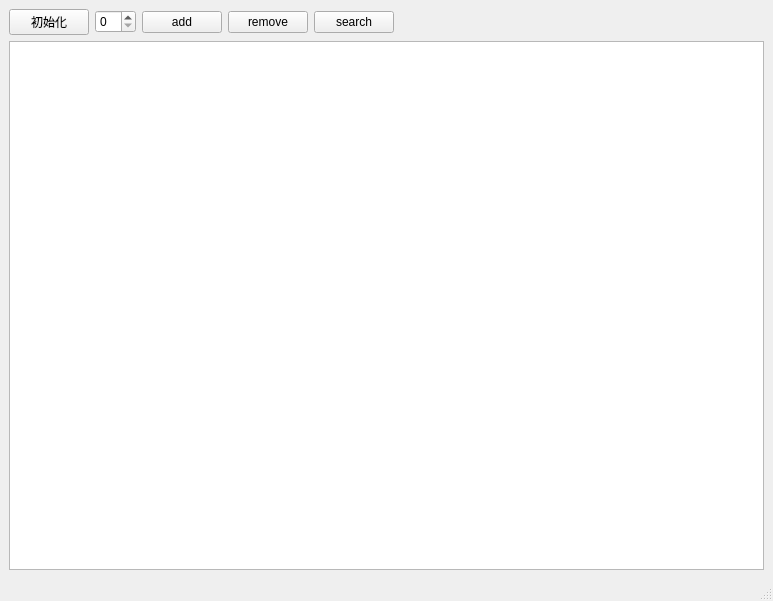
<?xml version="1.0" encoding="UTF-8"?>
<ui version="4.0">
 <class>MainWindow</class>
 <widget class="QMainWindow" name="MainWindow">
  <property name="geometry">
   <rect>
    <x>0</x>
    <y>0</y>
    <width>773</width>
    <height>601</height>
   </rect>
  </property>
  <property name="windowTitle">
   <string>MainWindow</string>
  </property>
  <widget class="QWidget" name="centralwidget">
   <layout class="QGridLayout" name="gridLayout">
    <item row="0" column="0">
     <layout class="QHBoxLayout" name="horizontalLayout">
      <item>
       <widget class="QPushButton" name="initBtn">
        <property name="text">
         <string>初始化</string>
        </property>
       </widget>
      </item>
      <item>
       <widget class="QSpinBox" name="inputKey"/>
      </item>
      <item>
       <widget class="QPushButton" name="addBtn">
        <property name="text">
         <string>add</string>
        </property>
       </widget>
      </item>
      <item>
       <widget class="QPushButton" name="delBtn">
        <property name="text">
         <string>remove</string>
        </property>
       </widget>
      </item>
      <item>
       <widget class="QPushButton" name="searchBtn">
        <property name="text">
         <string>search</string>
        </property>
       </widget>
      </item>
      <item>
       <spacer name="horizontalSpacer">
        <property name="orientation">
         <enum>Qt::Horizontal</enum>
        </property>
        <property name="sizeHint" stdset="0">
         <size>
          <width>40</width>
          <height>20</height>
         </size>
        </property>
       </spacer>
      </item>
     </layout>
    </item>
    <item row="1" column="0">
     <widget class="QGraphicsView" name="graphicsView"/>
    </item>
   </layout>
  </widget>
  <widget class="QMenuBar" name="menubar">
   <property name="geometry">
    <rect>
     <x>0</x>
     <y>0</y>
     <width>773</width>
     <height>28</height>
    </rect>
   </property>
  </widget>
  <widget class="QStatusBar" name="statusbar"/>
 </widget>
 <resources/>
 <connections/>
</ui>
